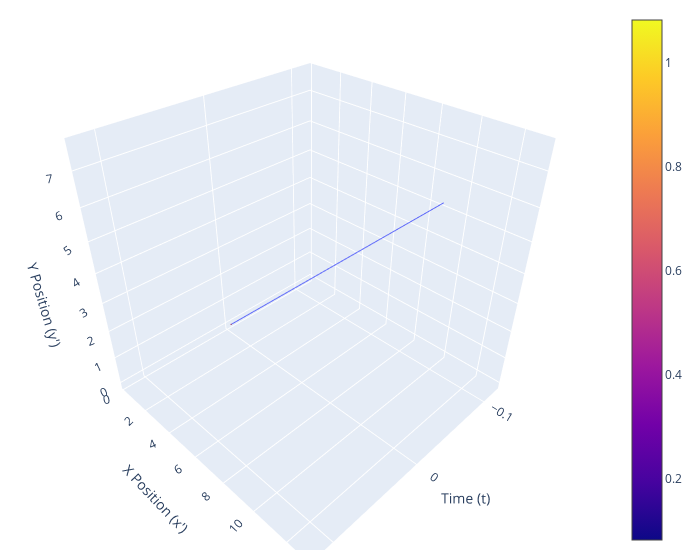

Write notebook code for a chart like this one.
### Code cell
import plotly.graph_objects as go
import numpy as np

geods_transposed = geods.transpose(1, 0, 2)

fig = go.Figure()
count = 0

angles_length=1

for geod_angle in geods_transposed:
  positions = geod_angle[:, 0:4]
  velocities = geod_angle[:, 4:]

  ts, xs, ys, zs = zip(*positions)
  tps, xps, yps, zps =  zip(*velocities)

  # Plot for velocity
  fig.add_trace(go.Scatter3d(x=ts, y=xs, z=ys, mode='lines'))

  # Add initial velocity vector
  fig.add_trace(go.Cone(x=[ts[0]], y=[xs[0]], z=[ys[0]],
              u=[tps[0]], v=[xps[0]], w=[yps[0]],
              sizemode="scaled",
              sizeref=0.2,
              anchor="tail"))
  count += 1
  print("plotting, currently: {}%".format(str((count/angles_length)*100)), end="\r")

fig.update_layout(scene = dict(
          xaxis_title='Time (t)',
          yaxis_title="X Position (x')",
          zaxis_title="Y Position (y')"),
          width=700,
          margin=dict(r=20, b=10, l=10, t=10))

fig.show()

### Figure 1 — Plotly figure (JSON) as saved in the notebook; plotly's stock layout.template omitted (floating-point values rounded to 4 significant figures; data arrays with more than 128 entries replaced by an {"elided": "..."} marker saying what was removed)
{"data": [{"mode": "lines", "type": "scatter3d", "x": {"elided": "25000 float values"}, "y": {"elided": "25000 float values"}, "z": {"elided": "25000 float values"}}, {"anchor": "tail", "sizemode": "scaled", "sizeref": 0.2, "type": "cone", "u": [-1.667e-09], "v": [0.5], "w": [0.3], "x": [0], "y": [0.4], "z": [0.1]}], "layout": {"margin": {"b": 10, "l": 10, "r": 20, "t": 10}, "scene": {"xaxis": {"title": {"text": "Time (t)"}}, "yaxis": {"title": {"text": "X Position (x')"}}, "zaxis": {"title": {"text": "Y Position (y')"}}}, "width": 700}}
